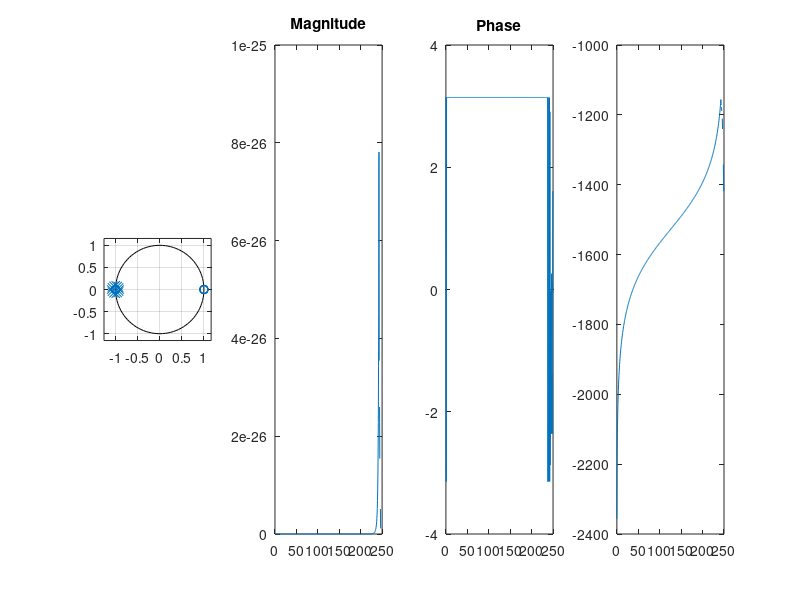

Here is the MATLAB script that generated this plot:
fp=[110  200];
fs=[100 210];
a1=10;
a2=20;
Fs=500;
wp=(2*pi*fp)/Fs;
ws=(2*pi*fs)/Fs;
Wp=2*Fs*tan(wp/2);
Ws=2*Fs*tan(ws/2);
[N,Wc]=buttord(Wp,Ws,a1,a2,'s')
[b,a]=butter(N,Wc,'bandpass','s')
[bz,az]=bilinear(b,a,Fs);
H=tf(bz,az,-1)

subplot(141)
zplane(bz,az)
[H2,f]=freqz(bz,az,512,Fs)
subplot(142)
plot(f,abs(H2))
title('Magnitude')
subplot(143)
plot(f,angle(H2))
title('Phase')
subplot(144)
Gain=20*log(abs(H2))
plot(f,Gain)
